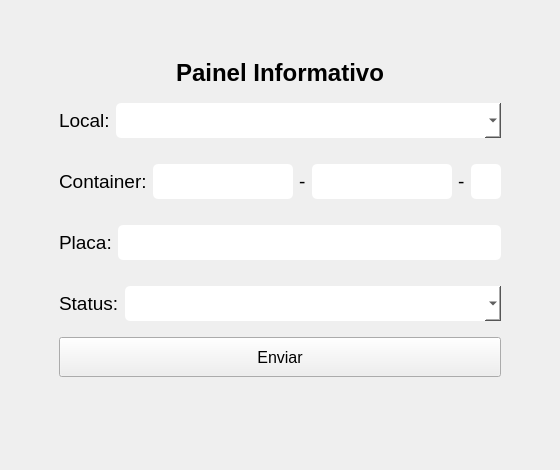
<?xml version="1.0" encoding="UTF-8"?>
<ui version="4.0">
 <class>TelaPrincipal</class>
 <widget class="QMainWindow" name="TelaPrincipal">
  <property name="geometry">
   <rect>
    <x>0</x>
    <y>0</y>
    <width>560</width>
    <height>470</height>
   </rect>
  </property>
  <property name="minimumSize">
   <size>
    <width>560</width>
    <height>470</height>
   </size>
  </property>
  <property name="maximumSize">
   <size>
    <width>560</width>
    <height>470</height>
   </size>
  </property>
  <property name="windowTitle">
   <string>InfoViewer</string>
  </property>
  <property name="windowIcon">
   <iconset>
    <normaloff>../img/icone.ico</normaloff>../img/icone.ico</iconset>
  </property>
  <widget class="QWidget" name="centralwidget">
   <layout class="QGridLayout" name="gridLayout">
    <item row="0" column="0">
     <layout class="QVBoxLayout" name="verticalLayout">
      <property name="leftMargin">
       <number>50</number>
      </property>
      <property name="topMargin">
       <number>50</number>
      </property>
      <property name="rightMargin">
       <number>50</number>
      </property>
      <property name="bottomMargin">
       <number>50</number>
      </property>
      <item>
       <widget class="QLabel" name="label_7">
        <property name="font">
         <font>
          <pointsize>18</pointsize>
          <weight>75</weight>
          <bold>true</bold>
         </font>
        </property>
        <property name="text">
         <string>Painel Informativo</string>
        </property>
        <property name="alignment">
         <set>Qt::AlignCenter</set>
        </property>
       </widget>
      </item>
      <item>
       <layout class="QHBoxLayout" name="horizontalLayout">
        <property name="topMargin">
         <number>10</number>
        </property>
        <property name="bottomMargin">
         <number>10</number>
        </property>
        <item>
         <widget class="QLabel" name="label">
          <property name="font">
           <font>
            <pointsize>14</pointsize>
           </font>
          </property>
          <property name="text">
           <string>Local:</string>
          </property>
         </widget>
        </item>
        <item>
         <widget class="QComboBox" name="comboBox_Local">
          <property name="sizePolicy">
           <sizepolicy hsizetype="Expanding" vsizetype="Fixed">
            <horstretch>0</horstretch>
            <verstretch>0</verstretch>
           </sizepolicy>
          </property>
          <property name="font">
           <font>
            <pointsize>14</pointsize>
           </font>
          </property>
          <property name="styleSheet">
           <string notr="true">QComboBox {
background-color: rgb(255, 255, 255);
border-radius: 5%;
padding: 5px;
}
</string>
          </property>
          <item>
           <property name="text">
            <string/>
           </property>
          </item>
          <item>
           <property name="text">
            <string>PORTARIA</string>
           </property>
          </item>
          <item>
           <property name="text">
            <string>RECEPÇÃO</string>
           </property>
          </item>
          <item>
           <property name="text">
            <string>NAVE 01</string>
           </property>
          </item>
          <item>
           <property name="text">
            <string>NAVE 02</string>
           </property>
          </item>
          <item>
           <property name="text">
            <string>NAVE 03</string>
           </property>
          </item>
          <item>
           <property name="text">
            <string>NAVE 04</string>
           </property>
          </item>
          <item>
           <property name="text">
            <string>NAVE 05</string>
           </property>
          </item>
          <item>
           <property name="text">
            <string>NAVE 06</string>
           </property>
          </item>
          <item>
           <property name="text">
            <string>NAVE 07</string>
           </property>
          </item>
          <item>
           <property name="text">
            <string>NAVE 08</string>
           </property>
          </item>
          <item>
           <property name="text">
            <string>NAVE 09</string>
           </property>
          </item>
         </widget>
        </item>
       </layout>
      </item>
      <item>
       <layout class="QHBoxLayout" name="horizontalLayout_2">
        <property name="topMargin">
         <number>10</number>
        </property>
        <property name="bottomMargin">
         <number>10</number>
        </property>
        <item>
         <widget class="QLabel" name="label_2">
          <property name="font">
           <font>
            <pointsize>14</pointsize>
           </font>
          </property>
          <property name="text">
           <string>Container:</string>
          </property>
         </widget>
        </item>
        <item>
         <widget class="QLineEdit" name="lineEdit_Container_1">
          <property name="font">
           <font>
            <pointsize>14</pointsize>
           </font>
          </property>
          <property name="styleSheet">
           <string notr="true">QLineEdit {
background-color: rgb(255, 255, 255);
border-radius: 5%;
padding: 5px;
}
</string>
          </property>
          <property name="maxLength">
           <number>4</number>
          </property>
         </widget>
        </item>
        <item>
         <widget class="QLabel" name="label_5">
          <property name="font">
           <font>
            <pointsize>14</pointsize>
           </font>
          </property>
          <property name="text">
           <string>-</string>
          </property>
         </widget>
        </item>
        <item>
         <widget class="QLineEdit" name="lineEdit_Container_2">
          <property name="font">
           <font>
            <pointsize>14</pointsize>
           </font>
          </property>
          <property name="styleSheet">
           <string notr="true">QLineEdit {
background-color: rgb(255, 255, 255);
border-radius: 5%;
padding: 5px;
}
</string>
          </property>
          <property name="maxLength">
           <number>6</number>
          </property>
         </widget>
        </item>
        <item>
         <widget class="QLabel" name="label_6">
          <property name="font">
           <font>
            <pointsize>14</pointsize>
           </font>
          </property>
          <property name="text">
           <string>-</string>
          </property>
         </widget>
        </item>
        <item>
         <widget class="QLineEdit" name="lineEdit_Container_3">
          <property name="minimumSize">
           <size>
            <width>30</width>
            <height>0</height>
           </size>
          </property>
          <property name="maximumSize">
           <size>
            <width>30</width>
            <height>16777215</height>
           </size>
          </property>
          <property name="font">
           <font>
            <pointsize>14</pointsize>
           </font>
          </property>
          <property name="styleSheet">
           <string notr="true">QLineEdit {
background-color: rgb(255, 255, 255);
border-radius: 5%;
padding: 5px;
}
</string>
          </property>
          <property name="maxLength">
           <number>1</number>
          </property>
         </widget>
        </item>
       </layout>
      </item>
      <item>
       <layout class="QHBoxLayout" name="horizontalLayout_3">
        <property name="topMargin">
         <number>10</number>
        </property>
        <property name="bottomMargin">
         <number>10</number>
        </property>
        <item>
         <widget class="QLabel" name="label_3">
          <property name="font">
           <font>
            <pointsize>14</pointsize>
           </font>
          </property>
          <property name="text">
           <string>Placa:</string>
          </property>
         </widget>
        </item>
        <item>
         <widget class="QLineEdit" name="lineEdit_Placa">
          <property name="font">
           <font>
            <pointsize>14</pointsize>
           </font>
          </property>
          <property name="styleSheet">
           <string notr="true">QLineEdit {
background-color: rgb(255, 255, 255);
border-radius: 5%;
padding: 5px;
}
</string>
          </property>
          <property name="maxLength">
           <number>7</number>
          </property>
         </widget>
        </item>
       </layout>
      </item>
      <item>
       <layout class="QHBoxLayout" name="horizontalLayout_4">
        <property name="topMargin">
         <number>10</number>
        </property>
        <property name="bottomMargin">
         <number>10</number>
        </property>
        <item>
         <widget class="QLabel" name="label_4">
          <property name="font">
           <font>
            <pointsize>14</pointsize>
           </font>
          </property>
          <property name="text">
           <string>Status:</string>
          </property>
         </widget>
        </item>
        <item>
         <widget class="QComboBox" name="comboBox_Status">
          <property name="sizePolicy">
           <sizepolicy hsizetype="Expanding" vsizetype="Fixed">
            <horstretch>0</horstretch>
            <verstretch>0</verstretch>
           </sizepolicy>
          </property>
          <property name="font">
           <font>
            <pointsize>14</pointsize>
           </font>
          </property>
          <property name="styleSheet">
           <string notr="true">QComboBox {
background-color: rgb(255, 255, 255);
border-radius: 5%;
padding: 5px;
}
</string>
          </property>
          <item>
           <property name="text">
            <string/>
           </property>
          </item>
          <item>
           <property name="text">
            <string>Documento disponível</string>
           </property>
          </item>
          <item>
           <property name="text">
            <string>Carregar</string>
           </property>
          </item>
          <item>
           <property name="text">
            <string>Carregando</string>
           </property>
          </item>
          <item>
           <property name="text">
            <string>Finalizado</string>
           </property>
          </item>
         </widget>
        </item>
       </layout>
      </item>
      <item>
       <widget class="QPushButton" name="pushButton_Enviar">
        <property name="minimumSize">
         <size>
          <width>0</width>
          <height>40</height>
         </size>
        </property>
        <property name="maximumSize">
         <size>
          <width>16777215</width>
          <height>40</height>
         </size>
        </property>
        <property name="font">
         <font>
          <pointsize>12</pointsize>
         </font>
        </property>
        <property name="cursor">
         <cursorShape>PointingHandCursor</cursorShape>
        </property>
        <property name="text">
         <string>Enviar</string>
        </property>
       </widget>
      </item>
      <item>
       <widget class="QLabel" name="label_Informativo">
        <property name="font">
         <font>
          <pointsize>15</pointsize>
         </font>
        </property>
        <property name="layoutDirection">
         <enum>Qt::LeftToRight</enum>
        </property>
        <property name="text">
         <string/>
        </property>
        <property name="alignment">
         <set>Qt::AlignCenter</set>
        </property>
       </widget>
      </item>
     </layout>
    </item>
   </layout>
  </widget>
 </widget>
 <resources/>
 <connections/>
</ui>
